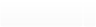
<?xml version="1.0" encoding="UTF-8"?>
<ui version="4.0">
 <class>UIMenuUserStateButton</class>
 <widget class="QWidget" name="UIMenuUserStateButton">
  <property name="geometry">
   <rect>
    <x>0</x>
    <y>0</y>
    <width>96</width>
    <height>27</height>
   </rect>
  </property>
  <property name="windowTitle">
   <string>用户状态</string>
  </property>
  <property name="styleSheet">
   <string notr="true">background-color: rgba(255, 255, 255,0);</string>
  </property>
  <layout class="QGridLayout" name="gridLayout">
   <property name="margin" stdset="0">
    <number>0</number>
   </property>
   <property name="spacing">
    <number>0</number>
   </property>
   <item row="0" column="0">
    <widget class="QWidget" name="m_bkPanelButton" native="true">
     <layout class="QGridLayout" name="gridLayout_3">
      <property name="margin" stdset="0">
       <number>0</number>
      </property>
      <property name="spacing">
       <number>0</number>
      </property>
      <item row="0" column="0">
       <widget class="QWidget" name="widget" native="true">
        <layout class="QGridLayout" name="gridLayout_2">
         <property name="margin" stdset="0">
          <number>0</number>
         </property>
         <property name="spacing">
          <number>0</number>
         </property>
         <item row="0" column="0">
          <layout class="QHBoxLayout" name="horizontalLayout_2">
           <property name="spacing">
            <number>0</number>
           </property>
           <property name="margin" stdset="0">
            <number>0</number>
           </property>
           <item>
            <widget class="CustomToolBtn" name="m_mainbtn">
             <property name="sizePolicy">
              <sizepolicy hsizetype="Preferred" vsizetype="Preferred">
               <horstretch>0</horstretch>
               <verstretch>0</verstretch>
              </sizepolicy>
             </property>
             <property name="text">
              <string/>
             </property>
             <property name="icon">
              <iconset resource="../../../../../../main/src/main/client_resouce/easyliaoclient.qrc">
               <normaloff>:/Resources/SVG/a_online_state.svg</normaloff>:/Resources/SVG/a_online_state.svg</iconset>
             </property>
             <property name="toolButtonStyle">
              <enum>Qt::ToolButtonTextBesideIcon</enum>
             </property>
            </widget>
           </item>
           <item>
            <widget class="CustomToolBtn" name="m_arrawBtn">
             <property name="sizePolicy">
              <sizepolicy hsizetype="Fixed" vsizetype="Preferred">
               <horstretch>0</horstretch>
               <verstretch>0</verstretch>
              </sizepolicy>
             </property>
             <property name="minimumSize">
              <size>
               <width>13</width>
               <height>0</height>
              </size>
             </property>
             <property name="maximumSize">
              <size>
               <width>13</width>
               <height>16777215</height>
              </size>
             </property>
             <property name="styleSheet">
              <string notr="true">QToolButton{
	border-image: url(:/Resources/Image/toolbtn_normal.png);	
	color: #999999;	
}
QToolButton:hover{
	border-image: url(:/Resources/Image/toolbtn_normal.png);
	color: #999999;	
}
QToolButton:pressed{
	border-image: url(:/Resources/Image/toolbtn_normal.png);
	color: #999999;	
}
</string>
             </property>
             <property name="text">
              <string/>
             </property>
             <property name="icon">
              <iconset resource="../../../../../../main/src/main/client_resouce/easyliaoclient.qrc">
               <normaloff>:/Resources/Image/a_arraw_default.png</normaloff>:/Resources/Image/a_arraw_default.png</iconset>
             </property>
            </widget>
           </item>
          </layout>
         </item>
        </layout>
       </widget>
      </item>
     </layout>
    </widget>
   </item>
  </layout>
 </widget>
 <layoutdefault spacing="6" margin="11"/>
 <customwidgets>
  <customwidget>
   <class>CustomToolBtn</class>
   <extends>QToolButton</extends>
   <header location="global">customtoolbtn.h</header>
  </customwidget>
 </customwidgets>
 <resources>
  <include location="../../../../../../main/src/main/client_resouce/easyliaoclient.qrc"/>
 </resources>
 <connections/>
</ui>
